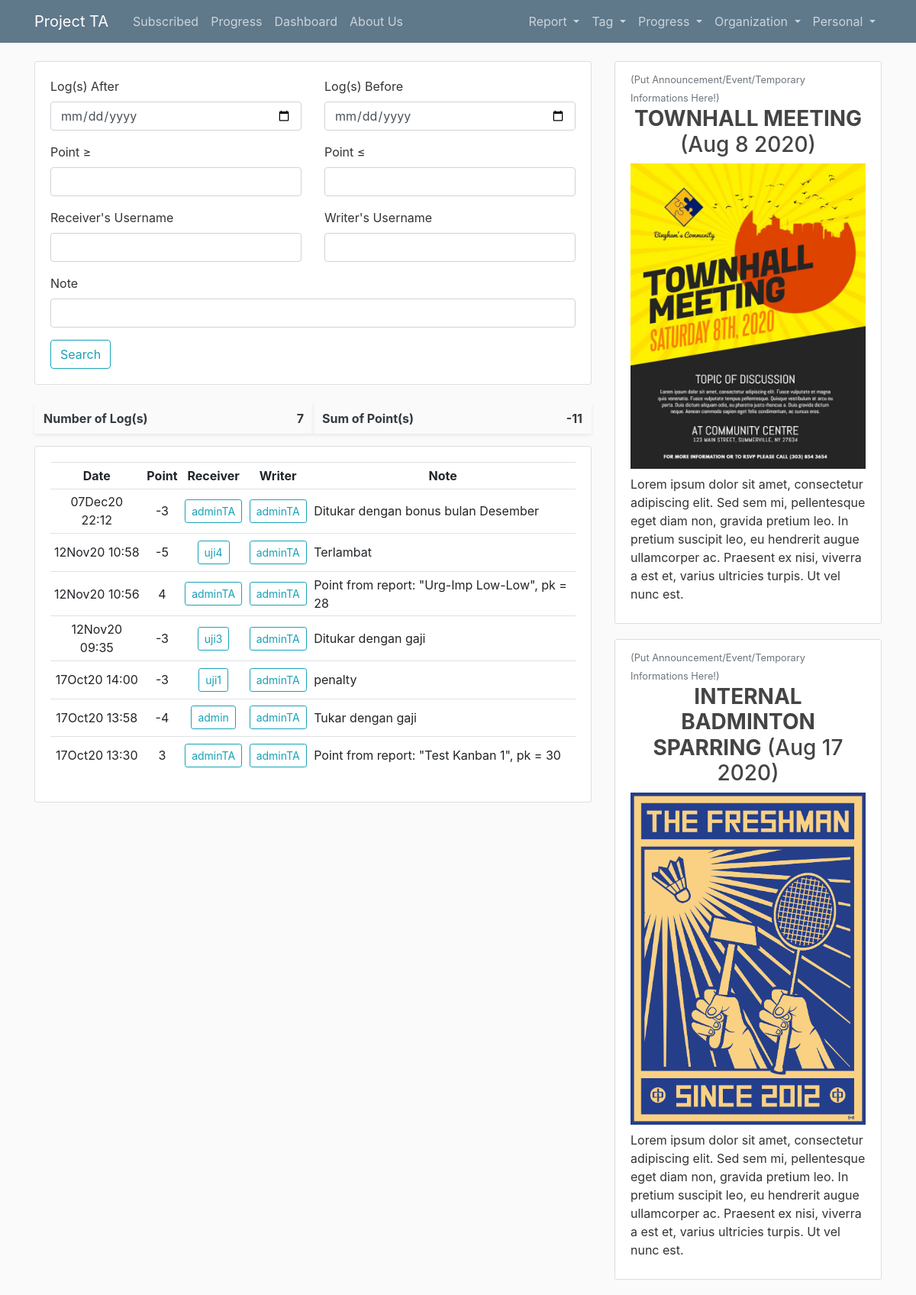
Before: /point-list/ (signed in) with the older database file.
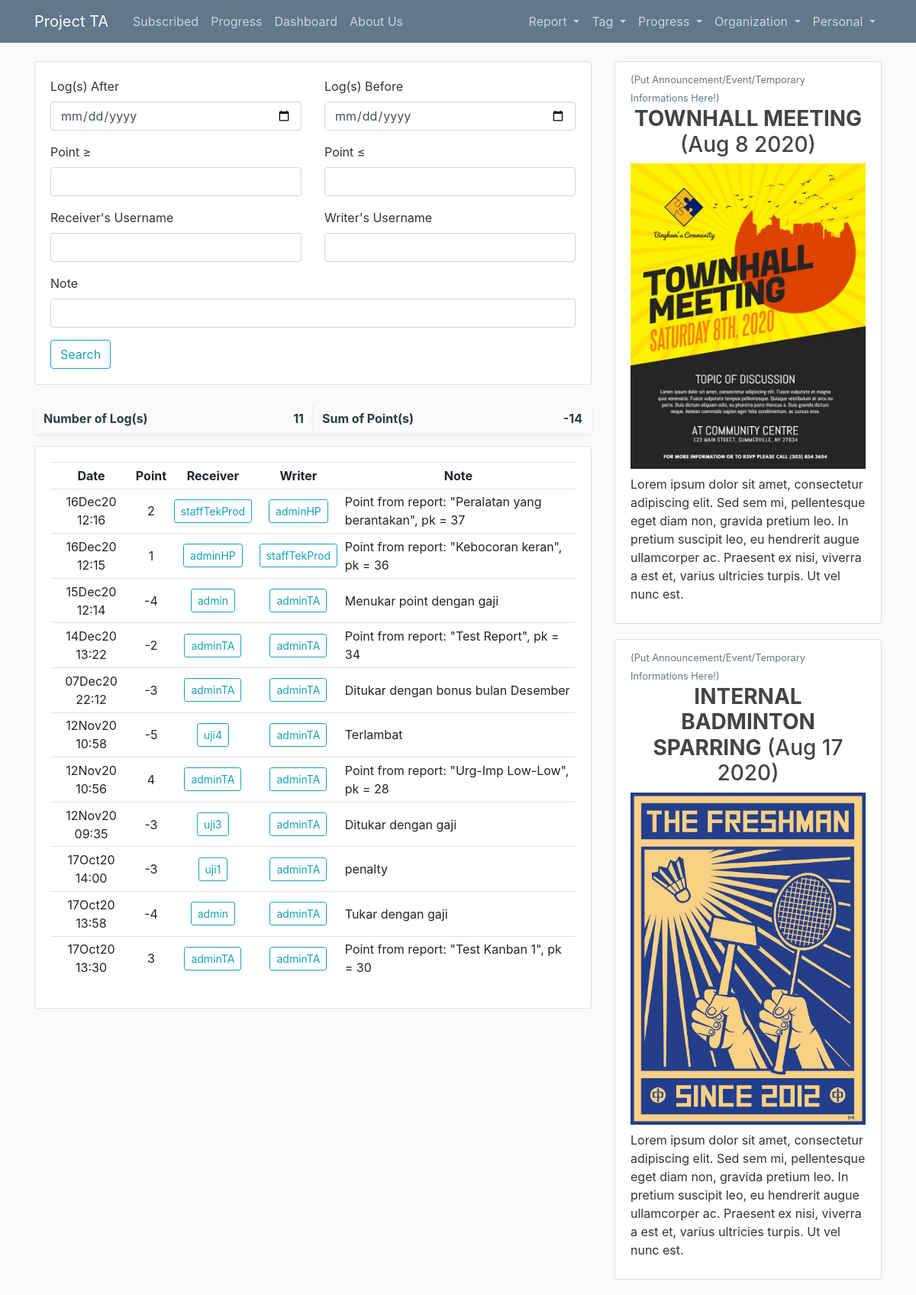
After: the same page with the newer database file.
### user/models.py (models this page shows, shortened)
class PointHistory(models.Model):
    user = models.ForeignKey(User, on_delete=models.SET_NULL, null=True)
    point = models.IntegerField(null=True)
    note = models.TextField(null=True)
    date = models.DateTimeField(default=timezone.now, null=True, blank=True)
    writer = models.ForeignKey(User, on_delete=models.SET_NULL, null=True, related_name='writer')

### user/views.py (the view)
# urls.py: path('point-list/', userview.PointHistoryList, name='point-list'),
def PointHistoryList(request):
    if not request.user.username:
        return redirect('/login/?next=%s' % request.path)
    if not auth_test(request.user, 8):
        messages.error(request, f"Sorry you are not authorized to access point-list!")
        return redirect('home')
    point_logs = PointHistory.objects.all()
    point_log_filter = PointHistoryFilter(request.GET, queryset=point_logs)
    point_logs = point_log_filter.qs
    point_logs = point_logs.distinct()
    logs_sum = point_logs.aggregate(points=Sum('point'))['points']
    logs_count = point_logs.count()
    signed_in_user = request.user
    context = {'point_logs': point_logs.order_by('-date'),
               'point_log_filter': point_log_filter,
               'logs_sum' :logs_sum,
               'logs_count' : logs_count,
               'filter_data' : request.GET,
               'template_test': auth_template(signed_in_user)['template_test']}
    return render(request, 'user/pointhistory_list.html', context)

### report/views.py (called while the page is built, shortened)
def auth_test(user, featurenum):
    if user.is_superuser:
        return True

### user/templates/user/pointhistory_list.html (shortened to what the changed rows need)
{% extends 'base.html' %}
{% load crispy_forms_tags %}
{% block content %}
<br>
<table class="table" style="table-layout: fixed;">
    <tr>
        <td class="shadow-sm py-2 align-middle" style="border: none;"><span class="font-weight-bold text-dark">Number of Log(s)</span> <span class="float-right font-weight-bold text-dark">{{logs_count}}</span></td>
        <td class="shadow-sm py-2 align-middle" style="border: none;"><span class="font-weight-bold text-dark">Sum of Point(s)</span> <span class="float-right font-weight-bold text-dark">{{logs_sum}}</span></td>
    </tr>
</table>
<div class="row">
    <div class="col-md">
        <div class="card card-body table-responsive">
            <table class="table table-sm table-hover">
                <tr>
                    <th style="text-align:center">Date</th>
                    <th style="text-align:center">Point</th>
                    <th style="text-align:center">Receiver</th>
                    <th style="text-align:center">Writer</th>
                    <th style="text-align:center">Note</th>
                </tr>
                {% for log in point_logs %}
                <tr>
                    <td class="align-middle"  style="text-align:center">
                        {{ log.date|date:"dMy" }}
                        {{ log.date|date:"H:i" }}
                    </td>
                    <td class="align-middle"  style="text-align:center">
                        {{ log.point }}
                    </td>
                    <td class="align-middle"  style="text-align:center">
                        <a class="btn btn-outline-info btn-sm mt-1 mb-1" href="{% url 'user-reports' log.user.username %}">
                            {{ log.user }}
                        </a>
                    </td>
                    <td class="align-middle"  style="text-align:center">
                        <a class="btn btn-outline-info btn-sm mt-1 mb-1" href="{% url 'user-reports' log.writer.username %}">
                            {{ log.writer }}
                        </a>
                    </td>
                    <td class="align-middle" >
                        {{ log.note }}
                    </td>
                </tr>
                {% endfor %}
            </table>
        </div>
    </div>
</div>
{% endblock %}

Changed rows visible on the page:
added PointHistory: date "16Dec20", date "12:16", point "2", user "staffTekProd", writer "adminHP", note "Point from report: \"Peralatan yang berantakan\", pk = 37"
added PointHistory: date "16Dec20", date "12:15", point "1", user "adminHP", writer "staffTekProd", note "Point from report: \"Kebocoran keran\", pk = 36"
added PointHistory: date "15Dec20", date "12:14", point "-4", user "admin", writer "adminTA", note "Menukar point dengan gaji"
added PointHistory: date "14Dec20", date "13:22", point "-2", user "adminTA", writer "adminTA", note "Point from report: \"Test Report\", pk = 34"
Other visible differences:
{{ logs_count }}: "7" → "11"
{{ logs_sum }}: "-11" → "-14"
